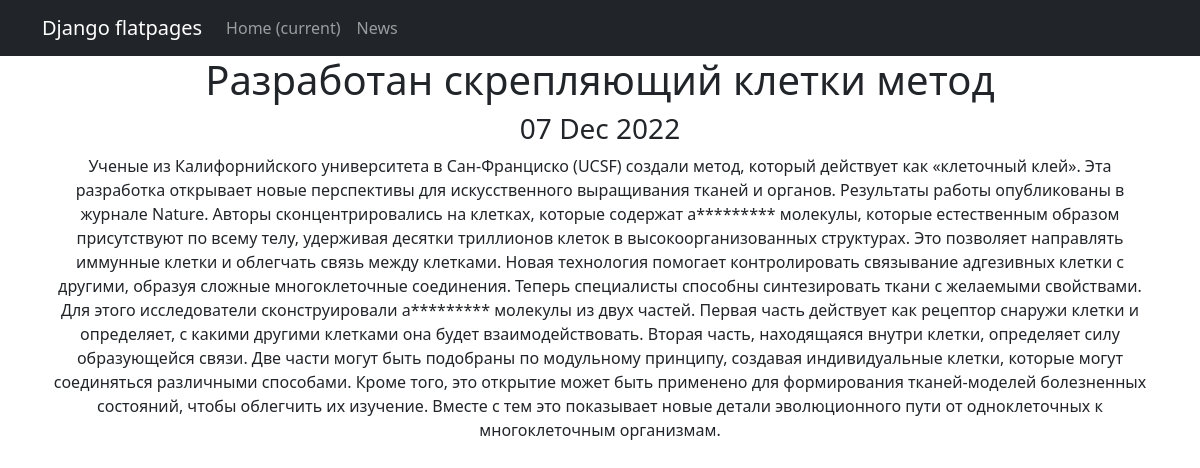
The page /news/2 on the database its author committed.
### News/models.py (models this page shows, shortened)
class Post(models.Model):
    author = models.ForeignKey(Author, on_delete=models.CASCADE)
    NEWS = 'NW'
    ARTICLE = 'AR'
    CATEGORY_CHOICES = (
        (NEWS, 'Новость'),
        (ARTICLE, 'Статья'),
    )
    categoryType = models.CharField(max_length=2, choices=CATEGORY_CHOICES, default=ARTICLE)
    dateCreation = models.DateTimeField(auto_now_add=True)
    added_at = models.DateTimeField(auto_now=True)
    postCategory = models.ManyToManyField(Category, through='PostCategory')
    title = models.CharField(max_length=128)
    text = models.TextField()
    rating = models.SmallIntegerField(default=0)

### News/views.py (the view)
# urls.py: path('<int:pk>', PostDetail.as_view(), name='post_detail'),
class PostDetail(DetailView):
    model = Post
    template_name = 'id_news.html'
    context_object_name = 'id_news'

### News/templatetags/custom_filters.py (called while the page is built)
@register.filter
def censor(value):
    bad_words = ('новый', "R’n’B", 'блогер', 'адгезивные', 'миллиарда',)
    if not isinstance(value, str):
        raise TypeError(f'unresolved type "{type(value)}" expected type "str"')
    for word in value.split():
        if word.lower() in bad_words:
            value = value.replace(word, f'{word[0]}{"*" * (len(word) - 1)}')
    return value

### templates/id_news.html (shortened to what this page needs)
{% extends 'flatpages/default.html' %}
{% load custom_filters %}
{% block content %}
    <h1>{{ id_news.title|censor }}</h1>
    <h3>{{ id_news.dateCreation|date:'d M Y' }}</h3>
    {% if id_news %}
        {{ id_news.text|censor }}
    {% else %}
    <h2>Новых новосте нет</h2>
    {% endif %}
{% endblock content %}

### rows shown on the page
Post: title|censor "Разработан скрепляющий клетки метод", dateCreation "07 Dec 2022", text|censor "Ученые из Калифорнийского университета в Сан-Франциско (UCSF) создали метод, который действует как «клеточный клей». Эта разработка открывает новые перспективы для искусственного выращивания тканей и органов. Результаты работы опубликованы в журнале Nature. Авторы сконцентрировались на клетках, которые содержат а********* молекулы, которые естественным образом присутствуют по всему телу, удерживая десятки триллионов клеток в высокоорганизованных структурах. Это позволяет направлять иммунные клетки и облегчать связь между клетками. Новая технология помогает контролировать связывание адгезивных клетки с другими, образуя сложные многоклеточные соединения. Теперь специалисты способны…"
